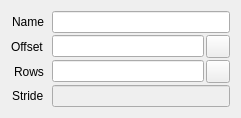
<?xml version="1.0" encoding="UTF-8"?>
<ui version="4.0">
 <class>BlockProperties</class>
 <widget class="QWidget" name="BlockProperties">
  <property name="geometry">
   <rect>
    <x>0</x>
    <y>0</y>
    <width>241</width>
    <height>105</height>
   </rect>
  </property>
  <layout class="QVBoxLayout">
   <item>
    <layout class="QFormLayout" name="formLayout">
     <property name="labelAlignment">
      <set>Qt::AlignRight|Qt::AlignTrailing|Qt::AlignVCenter</set>
     </property>
     <property name="horizontalSpacing">
      <number>8</number>
     </property>
     <property name="verticalSpacing">
      <number>2</number>
     </property>
     <property name="leftMargin">
      <number>0</number>
     </property>
     <property name="topMargin">
      <number>0</number>
     </property>
     <property name="rightMargin">
      <number>0</number>
     </property>
     <property name="bottomMargin">
      <number>0</number>
     </property>
     <item row="1" column="0">
      <widget class="QLabel" name="labelOffset">
       <property name="text">
        <string>Offset</string>
       </property>
      </widget>
     </item>
     <item row="1" column="1">
      <widget class="QWidget" name="widgetOffset" native="true">
       <layout class="QHBoxLayout" name="horizontalLayout_2">
        <property name="spacing">
         <number>2</number>
        </property>
        <property name="leftMargin">
         <number>0</number>
        </property>
        <property name="topMargin">
         <number>0</number>
        </property>
        <property name="rightMargin">
         <number>0</number>
        </property>
        <property name="bottomMargin">
         <number>0</number>
        </property>
        <item>
         <widget class="ExpressionLineEdit" name="offset"/>
        </item>
        <item>
         <widget class="QToolButton" name="deduceOffset">
          <property name="toolTip">
           <string>Deduce offset from end of previous block</string>
          </property>
          <property name="icon">
           <iconset theme="view-refresh">
            <normaloff>.</normaloff>.</iconset>
          </property>
         </widget>
        </item>
       </layout>
      </widget>
     </item>
     <item row="2" column="0">
      <widget class="QLabel" name="labelRows">
       <property name="text">
        <string>Rows</string>
       </property>
      </widget>
     </item>
     <item row="2" column="1">
      <widget class="QWidget" name="widgetRowCount" native="true">
       <layout class="QHBoxLayout" name="horizontalLayout">
        <property name="spacing">
         <number>2</number>
        </property>
        <property name="leftMargin">
         <number>0</number>
        </property>
        <property name="topMargin">
         <number>0</number>
        </property>
        <property name="rightMargin">
         <number>0</number>
        </property>
        <property name="bottomMargin">
         <number>0</number>
        </property>
        <item>
         <widget class="ExpressionLineEdit" name="rowCount"/>
        </item>
        <item>
         <widget class="QToolButton" name="deduceRowCount">
          <property name="toolTip">
           <string>Deduce row count from stride and file size</string>
          </property>
          <property name="icon">
           <iconset theme="view-refresh">
            <normaloff>.</normaloff>.</iconset>
          </property>
         </widget>
        </item>
       </layout>
      </widget>
     </item>
     <item row="3" column="0">
      <widget class="QLabel" name="labelStride">
       <property name="text">
        <string>Stride</string>
       </property>
      </widget>
     </item>
     <item row="3" column="1">
      <widget class="QLineEdit" name="stride">
       <property name="enabled">
        <bool>false</bool>
       </property>
      </widget>
     </item>
     <item row="0" column="1">
      <widget class="QLineEdit" name="name"/>
     </item>
     <item row="0" column="0">
      <widget class="QLabel" name="labelName">
       <property name="text">
        <string>Name</string>
       </property>
      </widget>
     </item>
    </layout>
   </item>
  </layout>
 </widget>
 <customwidgets>
  <customwidget>
   <class>ExpressionLineEdit</class>
   <extends>QLineEdit</extends>
   <header>session/ExpressionLineEdit.h</header>
  </customwidget>
 </customwidgets>
 <resources/>
 <connections/>
</ui>
